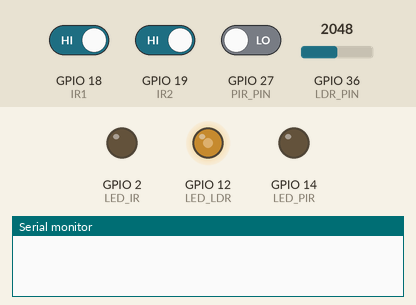
This sketch was run on a simulated ESP32. On the bench: output pins drawn as LEDs (lit = HIGH), the last lines printed to the serial monitor. Inputs (shaded band) come from the test bench; at power-on: GPIO 36 (LDR_PIN) = 2048, GPIO 18 (IR1) HIGH, GPIO 19 (IR2) HIGH, GPIO 27 (PIR_PIN) LOW.

Above: at 1.2 s.
1.3 s: GPIO 36 (LDR_PIN) set to 1674
2.8 s: GPIO 36 (LDR_PIN) set to 1546
At 3.3 s:
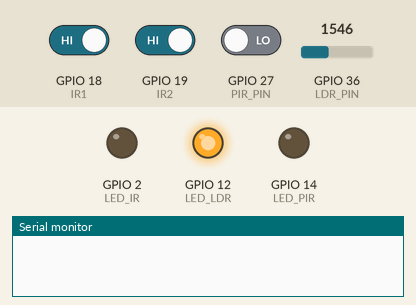
4.3 s: GPIO 36 (LDR_PIN) set to 3240
At 5.5 s:
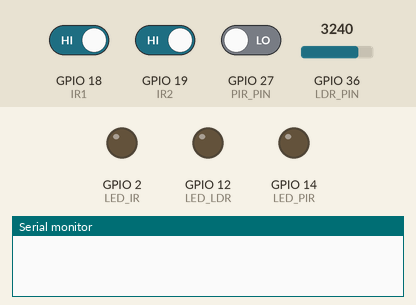
5.8 s: GPIO 18 (IR1) driven LOW
8.8 s: GPIO 19 (IR2) driven LOW
11.8 s: GPIO 27 (PIR_PIN) driven HIGH
At 12.5 s:
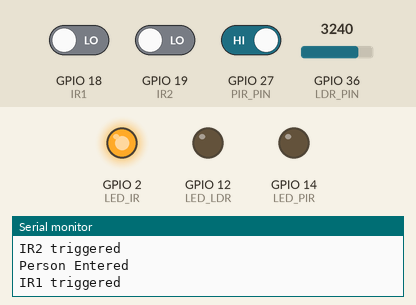
Timing chart, 0 to 14.3 s (numbered marks = the images above; inputs shaded):
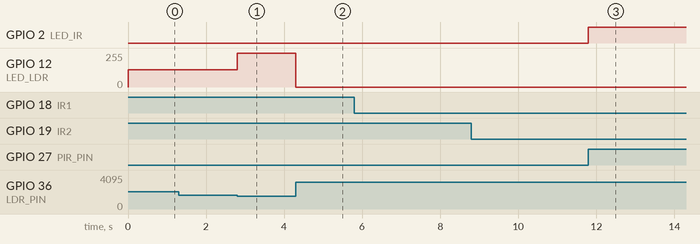

The sketch:

sketch_may15b.ino
```cpp
#define LDR_PIN 36
#define LED_LDR 12
#define IR1 18
#define IR2 19
#define LED_IR 2
#define PIR_PIN 27
#define LED_PIR 14

int ldrValue;
int brightness;
int peopleCount = 0;
unsigned long t1 = 0, t2 = 0;
unsigned long lastTrigger1 = 0;
unsigned long lastTrigger2 = 0;
const unsigned long debounceDelay = 1500;

bool detected1 = false;
bool detected2 = false;


void setup() {
  pinMode(IR1, INPUT);
  pinMode(IR2, INPUT);
  pinMode(LED_IR, OUTPUT);
  Serial.begin(9600);

  pinMode(PIR_PIN, INPUT);
  ledcSetup(1, 5000, 8);
  ledcAttachPin(LED_PIR, 1);

  ledcSetup(0, 5000, 8);       // channel 0, ferq 5 kh , resolution 8 bit (0-255)
  ledcAttachPin(LED_LDR, 0);   // connect channel to pin

  // No need to write pinMode(LDR_PIN, INPUT) as analog input pins are default to INPUT mode when you call analogRead()

}

void loop() {
 LDR_Check();
 Infrared_Check();

}

void LDR_Check(){
  ldrValue = analogRead(LDR_PIN);  // range 0:4095
  if (ldrValue > 3200) {
    brightness = 0;
  } else if (ldrValue > 1600) {
    brightness = 128;
  } else {
    brightness = 255;
  }ledcWrite(0, brightness);  // channel 0
}

void Infrared_Check(){
  unsigned long currentTime = millis();

  int ir1State = digitalRead(IR1);
  int ir2State = digitalRead(IR2);

  // IR1
  if (ir1State == LOW && !detected1 && currentTime - lastTrigger1 > debounceDelay) {
    t1 = currentTime;
    detected1 = true;
    lastTrigger1 = currentTime;
    Serial.println("IR1 triggered");
  }

  // IR2
  if (ir2State == LOW && !detected2 && currentTime - lastTrigger2 > debounceDelay) {
    t2 = currentTime;
    detected2 = true;
    lastTrigger2 = currentTime;
    Serial.println("IR2 triggered");
  }

  // Check both sensors triggered
  if (detected1 && detected2) {
    if (abs((long)t1 - (long)t2) < 3000) { // ensure it’s within expected time
      if (t1 < t2) {
        peopleCount++;
        Serial.println("Person Entered");
      } else {
        if (peopleCount > 0) {
          peopleCount--;
          Serial.println("Person Exited");
        }
      }
    }

    detected1 = false;
    detected2 = false;
    t1 = 0;
    t2 = 0;
  }else if(detected1 && millis()-t1 > 1500){
     detected1 = false;
    detected2 = false;
    t1 = 0;
    t2 = 0;
  }
  else if(detected2 && millis()-t2 > 1500){
     detected1 = false;
    detected2 = false;
    t1 = 0;
    t2 = 0;
  }

  // LED logic
   if(PIR_Check() && peopleCount > 0){
      digitalWrite(LED_IR, HIGH);
   }else{
      digitalWrite(LED_IR, LOW);
   }

  }


bool PIR_Check(){
  if (digitalRead(PIR_PIN) == HIGH) {
    return true;
   // ledcWrite(1, 255);
  } else {
    return false;
    //ledcWrite(1, 0);
   // delay(5000);
  }
}
```

Measured:
- the behaviour switches between 1601 and 1600 on GPIO 36 (LDR_PIN) (found by bisection; images 0 and 1)
- after the input at 1.3 s, every drawn part: stays the same
- after the input at 2.8 s, GPIO 12 (LED_LDR): 128/255 → 255/255 at once
- after the input at 4.3 s, GPIO 12 (LED_LDR): 255/255 → 0/255 at once
- after the input at 11.8 s, GPIO 2 (LED_IR): LOW → HIGH at once
